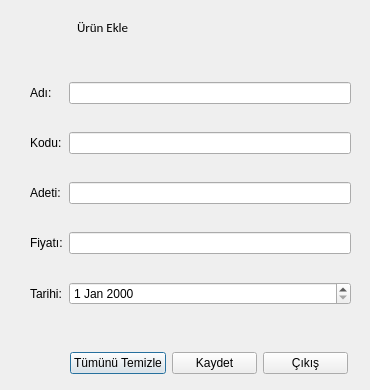
<?xml version="1.0" encoding="UTF-8"?>
<ui version="4.0">
 <class>StokBilgileriFormu</class>
 <widget class="QDialog" name="StokBilgileriFormu">
  <property name="geometry">
   <rect>
    <x>0</x>
    <y>0</y>
    <width>370</width>
    <height>390</height>
   </rect>
  </property>
  <property name="windowTitle">
   <string>Ürün Bilgileri</string>
  </property>
  <property name="windowIcon">
   <iconset resource="../materials.qrc">
    <normaloff>:/icons/Icons/cart_add.png</normaloff>:/icons/Icons/cart_add.png</iconset>
  </property>
  <property name="styleSheet">
   <string notr="true">QLabel {
	
	font: 10pt &quot;Calibri&quot;;
}
QDateEdit {
qproperty-displayFormat: &quot;dd.MM.yyyy&quot;;
qproperty-calendarPopup: true;
}
QPushButton#pb_Kaydet{
qproperty-text: &quot;Kaydet&quot;;
qproperty-default: true;
}</string>
  </property>
  <widget class="QWidget" name="layoutWidget">
   <property name="geometry">
    <rect>
     <x>70</x>
     <y>350</y>
     <width>278</width>
     <height>26</height>
    </rect>
   </property>
   <layout class="QHBoxLayout" name="horizontalLayout">
    <item>
     <widget class="QPushButton" name="pb_TTemizle">
      <property name="text">
       <string>Tümünü Temizle</string>
      </property>
      <property name="icon">
       <iconset resource="../materials.qrc">
        <normaloff>:/icons/Icons/trash-empty.png</normaloff>:/icons/Icons/trash-empty.png</iconset>
      </property>
     </widget>
    </item>
    <item>
     <widget class="QPushButton" name="pb_Kaydet">
      <property name="text">
       <string>Kaydet</string>
      </property>
      <property name="icon">
       <iconset resource="../materials.qrc">
        <normaloff>:/icons/Icons/Ok.png</normaloff>:/icons/Icons/Ok.png</iconset>
      </property>
     </widget>
    </item>
    <item>
     <widget class="QPushButton" name="pb_Cikis">
      <property name="text">
       <string>Çıkış</string>
      </property>
      <property name="icon">
       <iconset resource="../materials.qrc">
        <normaloff>:/icons/Icons/No.png</normaloff>:/icons/Icons/No.png</iconset>
      </property>
     </widget>
    </item>
   </layout>
  </widget>
  <widget class="QWidget" name="layoutWidget">
   <property name="geometry">
    <rect>
     <x>30</x>
     <y>10</y>
     <width>99</width>
     <height>34</height>
    </rect>
   </property>
   <layout class="QHBoxLayout" name="horizontalLayout_2">
    <item>
     <widget class="QLabel" name="label_2">
      <property name="text">
       <string/>
      </property>
      <property name="pixmap">
       <pixmap resource="../materials.qrc">:/icons/Icons/cart_add.png</pixmap>
      </property>
     </widget>
    </item>
    <item>
     <widget class="QLabel" name="label">
      <property name="font">
       <font>
        <family>Calibri</family>
        <pointsize>10</pointsize>
        <weight>50</weight>
        <italic>false</italic>
        <bold>false</bold>
       </font>
      </property>
      <property name="text">
       <string>Ürün Ekle</string>
      </property>
     </widget>
    </item>
   </layout>
  </widget>
  <widget class="QWidget" name="layoutWidget">
   <property name="geometry">
    <rect>
     <x>30</x>
     <y>60</y>
     <width>321</width>
     <height>271</height>
    </rect>
   </property>
   <layout class="QGridLayout" name="gridLayout">
    <item row="0" column="0">
     <widget class="QLabel" name="lbl_Adi">
      <property name="text">
       <string>Adı:</string>
      </property>
     </widget>
    </item>
    <item row="0" column="1">
     <widget class="QLineEdit" name="le_Adi"/>
    </item>
    <item row="1" column="0">
     <widget class="QLabel" name="lbl_Kodu">
      <property name="text">
       <string>Kodu:</string>
      </property>
     </widget>
    </item>
    <item row="1" column="1">
     <widget class="QLineEdit" name="le_Kodu"/>
    </item>
    <item row="2" column="0">
     <widget class="QLabel" name="label_3">
      <property name="text">
       <string>Adeti:</string>
      </property>
     </widget>
    </item>
    <item row="2" column="1">
     <widget class="QLineEdit" name="lineEdit"/>
    </item>
    <item row="3" column="0">
     <widget class="QLabel" name="label_4">
      <property name="text">
       <string>Fiyatı:</string>
      </property>
     </widget>
    </item>
    <item row="3" column="1">
     <widget class="QLineEdit" name="lineEdit_2"/>
    </item>
    <item row="4" column="0">
     <widget class="QLabel" name="label_5">
      <property name="text">
       <string>Tarihi:</string>
      </property>
     </widget>
    </item>
    <item row="4" column="1">
     <widget class="QDateEdit" name="dateEdit"/>
    </item>
   </layout>
  </widget>
 </widget>
 <resources>
  <include location="../materials.qrc"/>
 </resources>
 <connections>
  <connection>
   <sender>pb_Cikis</sender>
   <signal>clicked()</signal>
   <receiver>StokBilgileriFormu</receiver>
   <slot>reject()</slot>
   <hints>
    <hint type="sourcelabel">
     <x>292</x>
     <y>358</y>
    </hint>
    <hint type="destinationlabel">
     <x>73</x>
     <y>364</y>
    </hint>
   </hints>
  </connection>
  <connection>
   <sender>pb_Kaydet</sender>
   <signal>clicked()</signal>
   <receiver>StokBilgileriFormu</receiver>
   <slot>accept()</slot>
   <hints>
    <hint type="sourcelabel">
     <x>209</x>
     <y>358</y>
    </hint>
    <hint type="destinationlabel">
     <x>29</x>
     <y>354</y>
    </hint>
   </hints>
  </connection>
  <connection>
   <sender>le_Adi</sender>
   <signal>textChanged(QString)</signal>
   <receiver>StokBilgileriFormu</receiver>
   <slot>degisiklikvar()</slot>
   <hints>
    <hint type="sourcelabel">
     <x>183</x>
     <y>93</y>
    </hint>
    <hint type="destinationlabel">
     <x>127</x>
     <y>322</y>
    </hint>
   </hints>
  </connection>
  <connection>
   <sender>le_Kodu</sender>
   <signal>textChanged(QString)</signal>
   <receiver>StokBilgileriFormu</receiver>
   <slot>degisiklikvar()</slot>
   <hints>
    <hint type="sourcelabel">
     <x>280</x>
     <y>141</y>
    </hint>
    <hint type="destinationlabel">
     <x>217</x>
     <y>330</y>
    </hint>
   </hints>
  </connection>
 </connections>
 <slots>
  <slot>degisiklikvar()</slot>
 </slots>
</ui>
